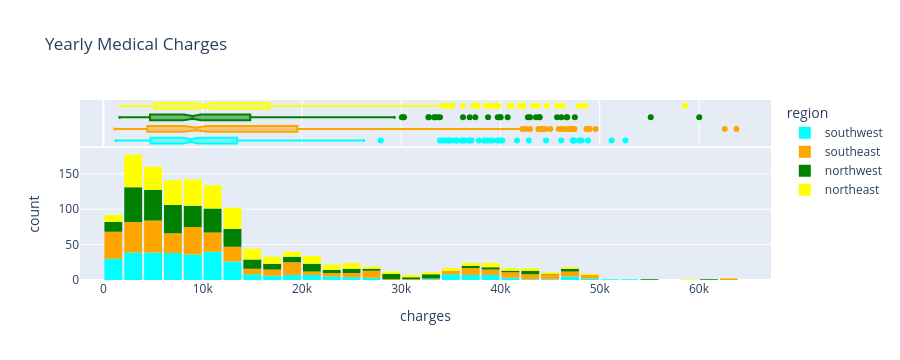

The cell this chart's notebook holds for it:
### Code cell
# Plot for charges vs region
fig = px.histogram(medical_df,x="charges",marginal="box",color="region",color_discrete_sequence=["cyan","orange","green","yellow"],title="Yearly Medical Charges")
fig.update_layout(bargap=0.1)
fig.show()

### Figure 1 — Plotly figure (JSON) as saved in the notebook; plotly's stock layout.template omitted (floating-point values rounded to 4 significant figures; data arrays with more than 128 entries replaced by an {"elided": "..."} marker saying what was removed)
{"data": [{"alignmentgroup": "True", "bingroup": "x", "hovertemplate": "region=southwest<br>charges=%{x}<br>count=%{y}<extra></extra>", "legendgroup": "southwest", "marker": {"color": "cyan", "pattern": {"shape": ""}}, "name": "southwest", "offsetgroup": "southwest", "orientation": "v", "showlegend": true, "type": "histogram", "x": {"elided": "325 float values"}, "xaxis": "x", "yaxis": "y"}, {"alignmentgroup": "True", "hovertemplate": "region=southwest<br>charges=%{x}<extra></extra>", "legendgroup": "southwest", "marker": {"color": "cyan"}, "name": "southwest", "notched": true, "offsetgroup": "southwest", "showlegend": false, "type": "box", "x": {"elided": "325 float values"}, "xaxis": "x2", "yaxis": "y2"}, {"alignmentgroup": "True", "bingroup": "x", "hovertemplate": "region=southeast<br>charges=%{x}<br>count=%{y}<extra></extra>", "legendgroup": "southeast", "marker": {"color": "orange", "pattern": {"shape": ""}}, "name": "southeast", "offsetgroup": "southeast", "orientation": "v", "showlegend": true, "type": "histogram", "x": {"elided": "364 float values"}, "xaxis": "x", "yaxis": "y"}, {"alignmentgroup": "True", "hovertemplate": "region=southeast<br>charges=%{x}<extra></extra>", "legendgroup": "southeast", "marker": {"color": "orange"}, "name": "southeast", "notched": true, "offsetgroup": "southeast", "showlegend": false, "type": "box", "x": {"elided": "364 float values"}, "xaxis": "x2", "yaxis": "y2"}, {"alignmentgroup": "True", "bingroup": "x", "hovertemplate": "region=northwest<br>charges=%{x}<br>count=%{y}<extra></extra>", "legendgroup": "northwest", "marker": {"color": "green", "pattern": {"shape": ""}}, "name": "northwest", "offsetgroup": "northwest", "orientation": "v", "showlegend": true, "type": "histogram", "x": {"elided": "325 float values"}, "xaxis": "x", "yaxis": "y"}, {"alignmentgroup": "True", "hovertemplate": "region=northwest<br>charges=%{x}<extra></extra>", "legendgroup": "northwest", "marker": {"color": "green"}, "name": "northwest", "notched": true, "offsetgroup": "northwest", "showlegend": false, "type": "box", "x": {"elided": "325 float values"}, "xaxis": "x2", "yaxis": "y2"}, {"alignmentgroup": "True", "bingroup": "x", "hovertemplate": "region=northeast<br>charges=%{x}<br>count=%{y}<extra></extra>", "legendgroup": "northeast", "marker": {"color": "yellow", "pattern": {"shape": ""}}, "name": "northeast", "offsetgroup": "northeast", "orientation": "v", "showlegend": true, "type": "histogram", "x": {"elided": "324 float values"}, "xaxis": "x", "yaxis": "y"}, {"alignmentgroup": "True", "hovertemplate": "region=northeast<br>charges=%{x}<extra></extra>", "legendgroup": "northeast", "marker": {"color": "yellow"}, "name": "northeast", "notched": true, "offsetgroup": "northeast", "showlegend": false, "type": "box", "x": {"elided": "324 float values"}, "xaxis": "x2", "yaxis": "y2"}], "layout": {"bargap": 0.1, "barmode": "relative", "height": 360, "legend": {"title": {"text": "region"}, "tracegroupgap": 0}, "title": {"text": "Yearly Medical Charges"}, "xaxis": {"anchor": "y", "autorange": true, "domain": [0, 1], "range": [-2359.0, 67250.0], "title": {"text": "charges"}, "type": "linear"}, "xaxis2": {"anchor": "y2", "autorange": true, "domain": [0, 1], "matches": "x", "range": [-2359.0, 67250.0], "showgrid": true, "showticklabels": false, "type": "linear"}, "yaxis": {"anchor": "x", "autorange": true, "domain": [0, 0.7326], "range": [0, 186.3], "title": {"text": "count"}}, "yaxis2": {"anchor": "x2", "autorange": true, "domain": [0.7426, 1], "matches": "y2", "range": [-0.5, 3.5], "showgrid": false, "showline": false, "showticklabels": false, "ticks": "", "type": "category"}}}
